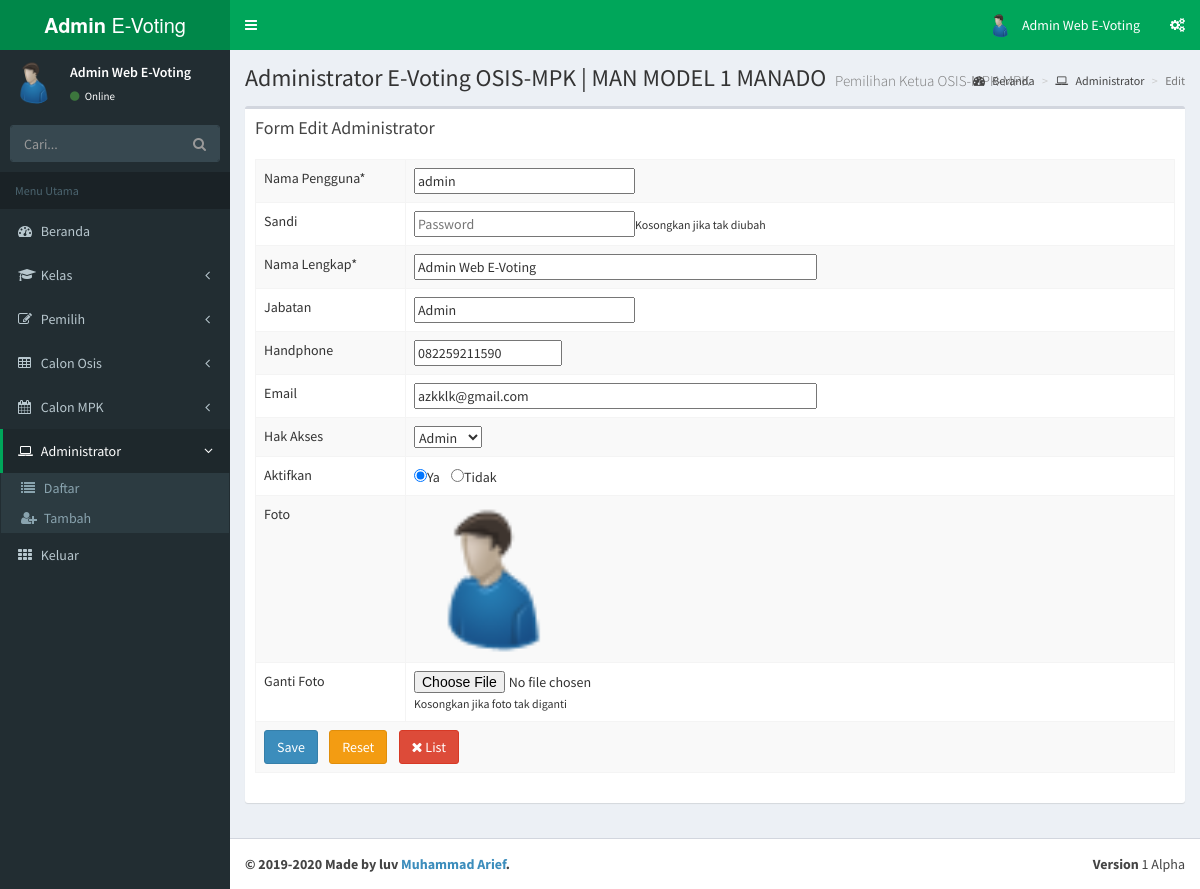
Page /admin/menuindex.php?u=admin&s=edit&idp=1 (signed in) on the committed database.
### tables this page shows
CREATE TABLE `pengguna` (
  `idpengguna` int(2) NOT NULL,
  `username` varchar(25) NOT NULL,
  `password` varchar(32) NOT NULL,
  `nama` varchar(50) NOT NULL,
  `jabatan` varchar(30) NOT NULL,
  `hp` varchar(15) NOT NULL,
  `email` varchar(50) NOT NULL,
  `hakakses` varchar(15) NOT NULL,
  `aktif` enum('Y','T') NOT NULL DEFAULT 'T',
  `foto` varchar(50) NOT NULL
);

### admin/modul/admin/edit.php (the view, shortened to what this page needs)
<?php include "atas.php"; ?>
<div class="content-wrapper">
	<section class="content-header">
		<h1>
			Administrator E-Voting OSIS-MPK | MAN MODEL 1 MANADO
			<small>Pemilihan Ketua OSIS-MPK-MPK</small>
		</h1>
		<ol class="breadcrumb">
			<li><a href="."><i class="fa fa-dashboard"></i> Beranda</a></li>
			<li><a href="?u=admin"><i class="fa fa-laptop"></i> Administrator</a></li>
			<li class="active">Edit</li>
		</ol>
	</section>
	<section class="content">
		<div class="row">
			<div class="col-xs-12">
				<div class="box">
					<div class="box-header">
						<h3 class="box-title">Form Edit Administrator</h3>
					</div>
					<div class="box-body">
						<?php
						$id = $_GET['idp'];
						include "../aksesDB.php";
						$sql = "SELECT * FROM pengguna WHERE idpengguna='$id'";
						$query = mysqli_query($sambungDB, $sql);
						$r = mysqli_fetch_assoc($query);
						?>
						<form action="?u=admin&s=update" method="post" enctype="multipart/form-data">
							<table id="pilkasis1" class="table table-bordered table-hover table-striped">
								<tbody>
									<tr>
										<td width=150>Nama Pengguna*</td>
										<td><input type="text" name="username" placeholder="Username" size="25px" maxlength="25px" value="<?php echo $r['username']; ?>" required /></td>
									</tr>
									<tr>
										<td>Sandi</td>
										<td><input type="password" name="password" placeholder="Password" size="25px" maxlength="32px" /><small>Kosongkan jika tak diubah</small></td>
									</tr>
									<tr>
										<td>Nama Lengkap*</td>
										<td><input type="text" name="nama" placeholder="Nama" size="50px" maxlength="50px" value="<?php echo $r['nama']; ?>" required /></td>
									</tr>
									<tr>
										<td>Jabatan</td>
										<td><input type="text" name="jabatan" placeholder="Jabatan" size="25px" maxlength="30px" value="<?php echo $r['jabatan']; ?>" /></td>
									</tr>
									<tr>
										<td>Handphone</td>
										<td><input type="text" name="hp" placeholder="HP" size="15px" maxlength="15px" value="<?php echo $r['hp']; ?>" /></td>
									</tr>
									<tr>
										<td>Email</td>
										<td><input type="email" name="email" placeholder="Email" size="50px" maxlength="50px" value="<?php echo $r['email']; ?>" /></td>
									</tr>
									<tr>
										<td>Hak Akses</td>
										<td>
											<select name="hakakses">
												<option value="Admin" <?php if ($r['hakakses'] == 'Admin') echo " selected"; ?>>Admin</option>
											</select>
										</td>
									</tr>
									<tr>
										<td>Aktifkan</td>
										<td><input type="radio" name="aktif" id="aktifY" value="Y" <?php if ($r['aktif'] == 'Y') echo " checked"; ?> />Ya &nbsp;&nbsp;
											<input type="radio" name="aktif" id="aktifT" value="T" <?php if ($r['aktif'] == 'T') echo " checked"; ?> />Tidak</td>
									</tr>
									<tr>
										<td>Foto</td>
										<td>
											<?php
											if ($r['foto'] != '') {
												echo "<img src=\"../images/user/$r[foto]\" height=150 />";
											} else {
												echo "<img src=\"../images/user/admin.jpg\">";
											}
											?>
										</td>
									</tr>
									<tr>
										<td>Ganti Foto</td>
										<td><input type="file" name="foto" accept="image/*" /><small>Kosongkan jika foto tak diganti</small></td>
									</tr>
									<tr>
										<td colspan=3>
											<input type="submit" name="simpan" value="Save" class="btn btn-large btn-primary" />&nbsp;&nbsp;&nbsp;
											<input type="reset" name="reset" value="Reset" class="btn btn-large btn-warning" />&nbsp;&nbsp;&nbsp;
											<a href="?u=admin" class="btn btn-large btn-danger"><i class="fa fa-times"></i> List</a></td>
									</tr>
								</tbody>
							</table>
						</form>
					</div>
				</div>
			</div>
		</div>
	</section>
	<?php include "bawah.php"; ?>

### rows in the picture
pengguna: username "admin", nama "Admin Web E-Voting", jabatan "Admin", hp "082259211590", email "azkklk@gmail.com", hakakses "Admin", aktif "☑", foto (picture)

### other values in the picture
$_SESSION['namakandidat'] "Admin Web E-Voting"
